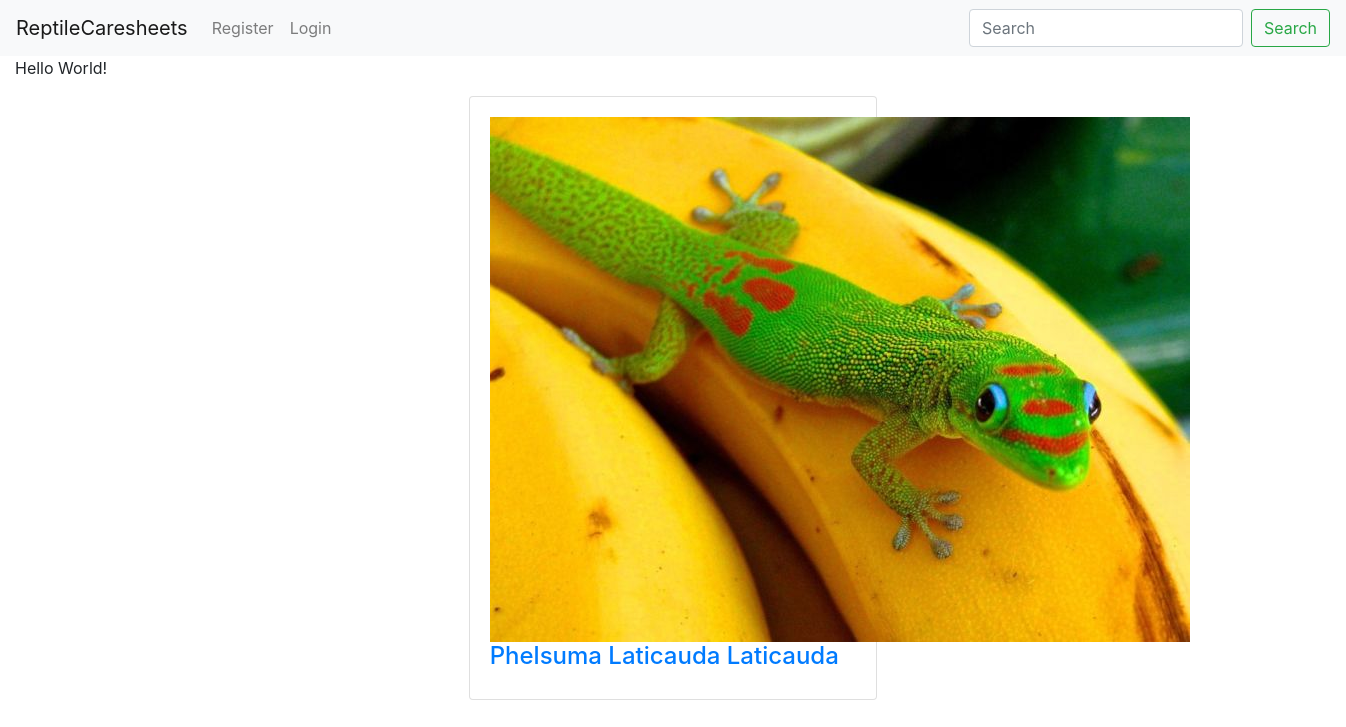
The app's page /, older data.
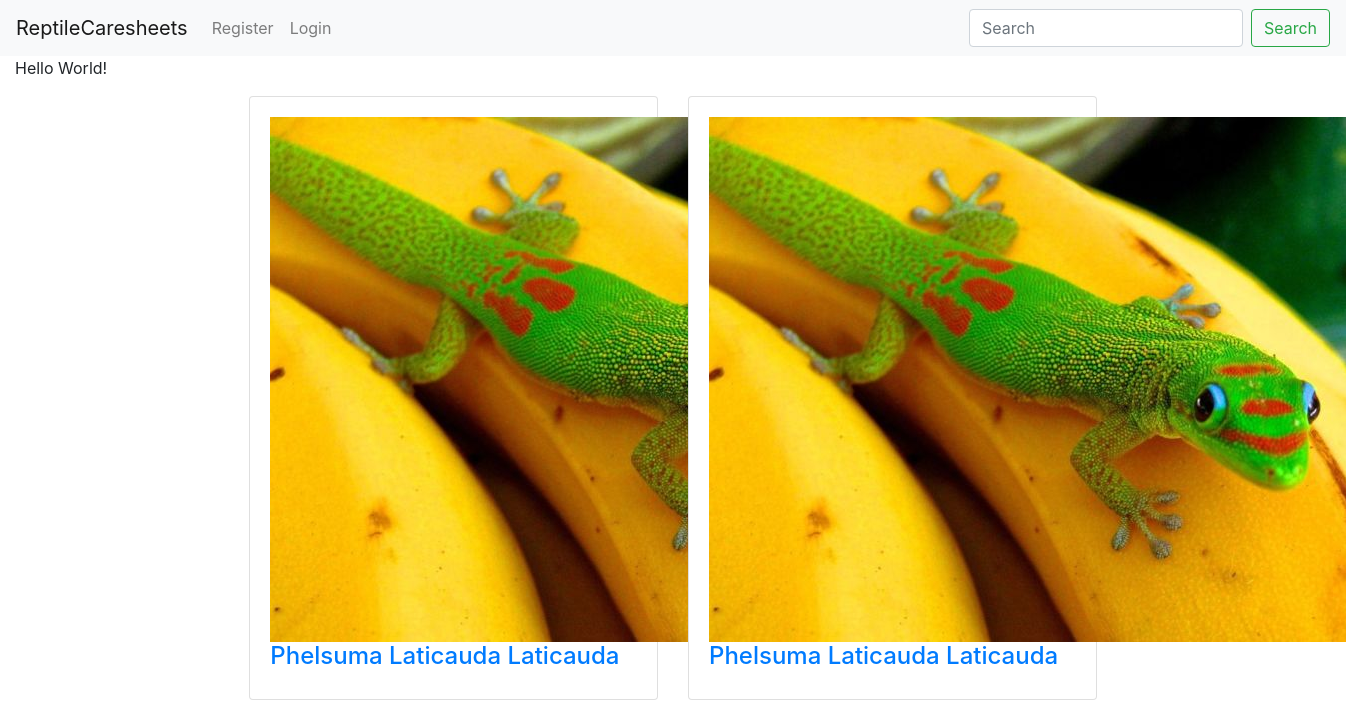
The same page, newer data.
### posts/models.py (models this page shows, shortened)
class Animal(models.Model):
    REPTILES = (
        ('X', 'Choose type of reptile'),
        ('C', 'Crocodile'),
        ('L', 'Lizard'),
        ('S', 'Snake'),
        ('T', 'Turtle'),
    )
    CITES_SPECIES = (
        ('X', 'Cites of animal'),
        ('A', 'Cites A or I'),
        ('B', 'Cites B or II'),
        ('C', 'Cites C or III'),
        ('D', 'Cites D or none'),
    )
    title = models.CharField(blank=True, null=True, max_length=120)
    latinName = models.CharField(blank=True, null=True, max_length=120)
    reptiletype = models.CharField(blank=True, null=True, max_length=1, default='X', choices=REPTILES)
    image = models.ImageField(blank=True, null=True, upload_to="animal_images")
    cites = models.CharField(blank=True, null=True, max_length=1, default='X', choices=CITES_SPECIES)
    habitat = models.CharField(blank=True, null=True, max_length=120)
    size = models.TextField(blank=True, null=True, max_length= 500)
    shorttext = models.TextField(blank=True, null=True, max_length= 500)
    behaviour = models.TextField(blank=True, null=True, max_length= 500)
    feeding = models.TextField(blank=True, null=True, max_length= 500)
    enclosure = models.TextField(blank=True, null=True, max_length= 500)
    temperature = models.TextField(blank=True, null=True, max_length=300)
    sex= models.TextField(blank=True, null=True, max_length= 500)
    male = models.ImageField(blank=True, null=True, upload_to="images")
    female = models.ImageField(blank=True, null=True, upload_to="images")
    breeding = models.TextField(blank=True, null=True, max_length= 500)
    incubation = models.TextField(blank=True, null=True, max_length= 500)
    author = models.ForeignKey(User, related_name='posts', null=False, default=1, on_delete=models.SET_DEFAULT)
    slug = models.SlugField(default="post_detail", null=False, unique=True)

### posts/views.py (the view)
# urls.py: path('', views.post_list, name= 'post_list'),
def post_list(request):
    animals = Animal.objects.all()
    return render(request, 'posts/post_list.html', {'animals': animals})

### posts/templates/posts/post_list.html (shortened to what this page needs)
{% extends 'base.html' %}
{% load static %}
{% load bootstrap_tags %}
{% block content %}
<p>Hello World!</p>
<div class="container-fluid">
    <div class="row justify-content-center">
        {% for animal in animals %}
      <div class="col-xs-12 col-sm-6 col-md-4">
        <div class="card">
          <div class="card-body">
            <a href="{% url 'post_detail' animal.id %}">
            <div class="picture">
              <img src="{{MEDIA_URL}}{{animal.image}}" alt="">
            </div>
            <h4>{{animal.latinName}}</h4>
            </a>
          </div>
        </div>
      </div>
      <br/>
      {% endfor %}
</div>
{% endblock %}

### templates/base.html (shortened to what this page needs)
<!doctype html>
<html lang="en">
  <head>
    <link rel="stylesheet" href="https://stackpath.bootstrapcdn.com/bootstrap/4.3.1/css/bootstrap.min.css">
  </head>
  <body>
    <nav class="navbar navbar-expand-lg navbar-light bg-light">
      <a class="navbar-brand" href="/">ReptileCaresheets</a>
      <div class="collapse navbar-collapse" id="navbarSupportedContent">
        <ul class="navbar-nav mr-auto">
            {% if user.is_authenticated %}
          <li class="nav-item active">
            <a class="nav-link" href="{% url 'profile' %}"><i class="fas fa-user"></i> {{ user.username }}<span class="sr-only">(current)</span></a>
          </li>
          <li class="nav-item">
            <a class="nav-link" href="{% url 'logout' %}">Logout</a>
          </li>
          {% else %}
          <li class="nav-item">
            <a class="nav-link" href="{% url 'register' %}">Register</a>
          </li>
          <li class="nav-item">
            <a class="nav-link" href="{% url 'login' %}">Login</a>
          </li>
          {% endif %}
        </ul>
        <form class="form-inline my-2 my-lg-0">
          <input class="form-control mr-sm-2" type="search" placeholder="Search" aria-label="Search">
          <button class="btn btn-outline-success my-2 my-sm-0" type="submit">Search</button>
        </form>
      </div>
    </nav>
  <div class="container-fluid">
    {% block content %}
    {% endblock %}
  </div>
  </body>
</html>

Row changes from the older to the newer data that the page shows:
added Animal: image (picture), latinName "Phelsuma Laticauda Laticauda"
